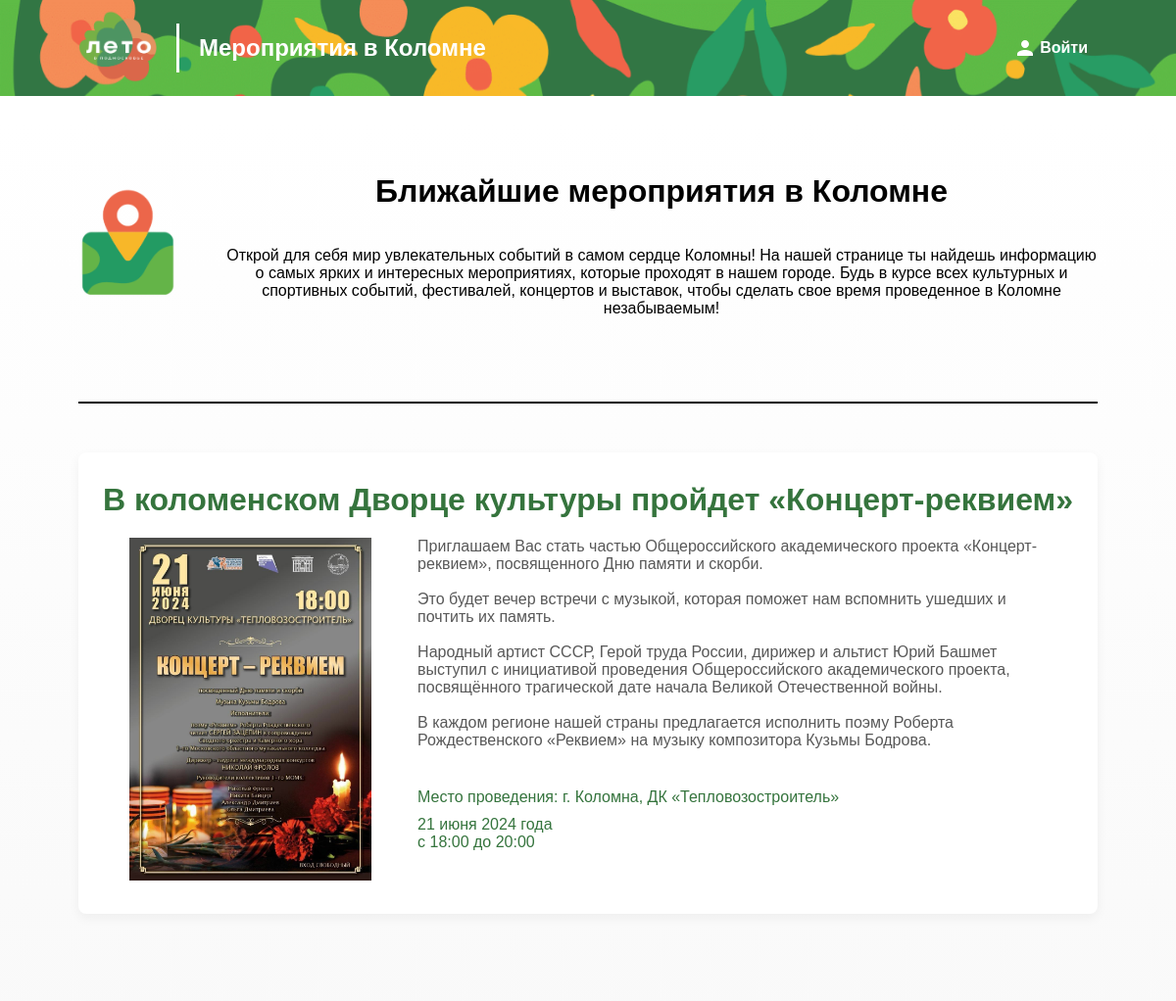
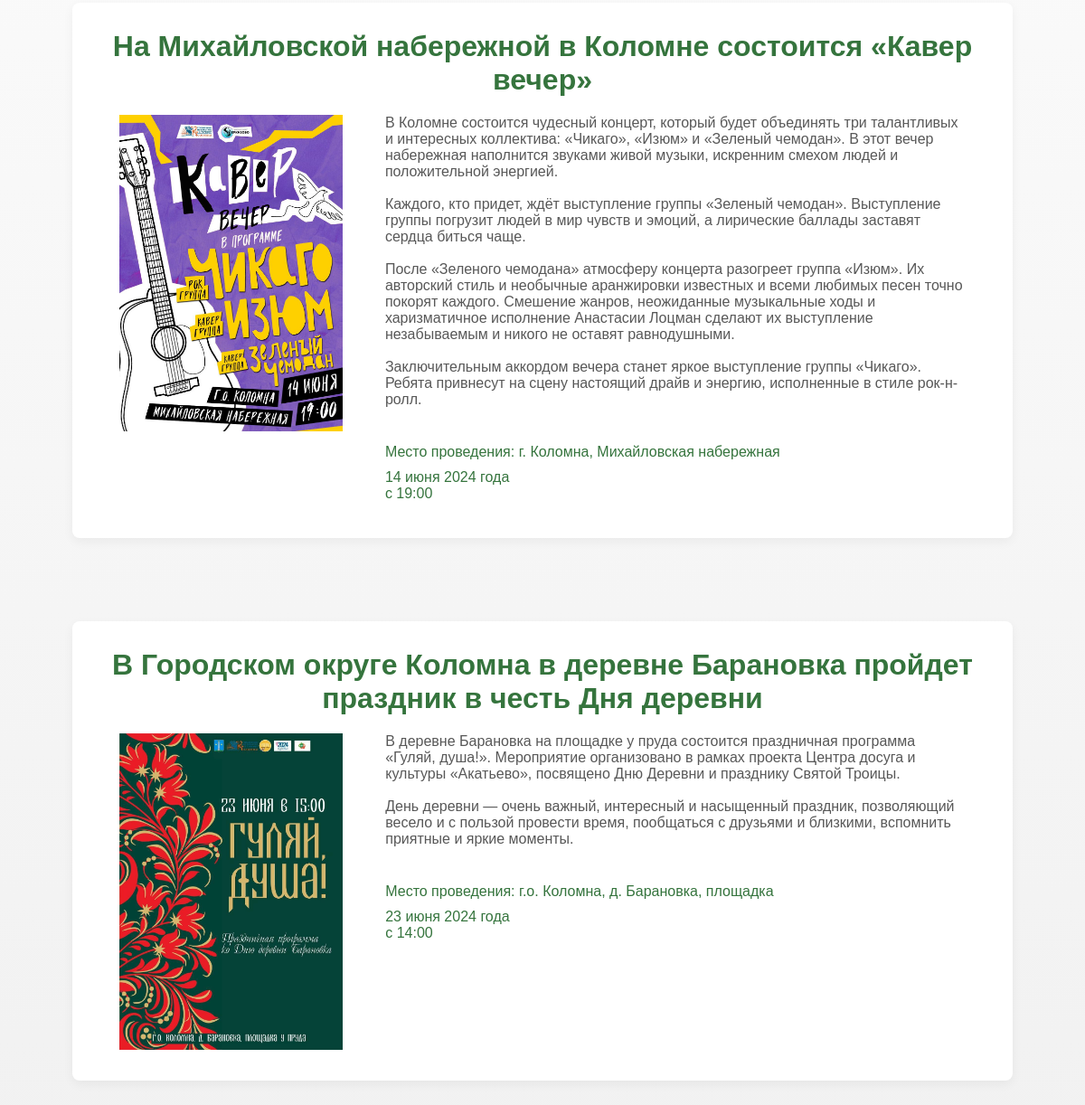
The page / on the database its author committed (2 pictures, top to bottom).
### tables this page shows
CREATE TABLE `event` (
  `id` int NOT NULL,
  `photo` text NOT NULL,
  `name` varchar(300) NOT NULL,
  `description` varchar(8000) NOT NULL,
  `adress` varchar(500) NOT NULL,
  `date` varchar(200) NOT NULL,
  `time` varchar(60) NOT NULL
);

### index.php (the view, shortened to what this page needs)
<!DOCTYPE html>
<html lang="ru">
<head>
    <link rel="stylesheet" href="style.css">
</head>
<body>
<header>
    <div class="logo-nav">
    <div class="logo">
        <img src="images/logo.png" alt="Logo" class="logo-image">
    </div>
    <div class="header-line"></div>
    <h2 class="text-logo">Мероприятия в Коломне</h2>
    </div>
    <div class="auth-buttons">
    <?php
if (empty($_SESSION['login']))
{
    ?>
    <a href="login.php" class="login-btn"><img src="images/ic_baseline-person.svg" alt="">Войти</a>
        <?php
}
else {
    ?>
    <a href="adminpanel.php" class="login-btn"><img src="images/ic_baseline-manage-accounts.svg" alt="">Панель редактирования</a>
    <a href="logout.php" class="login-btn"><img src="images/logout.svg" alt="">Выйти</a>
        <?php
}
    ?>
    </div>
</header>
<div class="main">
<div class="main-conteiner">
<div class="main-text-title">
    <img src="images/event.png" alt="" class="image-event-title">
    <div class="text-event-title">
    <h1 class="title-event">Ближайшие мероприятия в Коломне</h1>
    <p class="text-event">Открой для себя мир увлекательных событий в самом сердце Коломны! На нашей странице ты найдешь информацию о самых ярких и интересных мероприятиях, которые проходят в нашем городе. Будь в курсе всех культурных и спортивных событий, фестивалей, концертов и выставок, чтобы сделать свое время проведенное в Коломне незабываемым!</p>
    </div>
</div>
<div class="footer-line"></div>
<?php
        include ("dbconnect.php");
        $result = mysqli_query($mysqli, "SELECT * FROM event");
        $div = "<div class='cards'>";
        while ($row = mysqli_fetch_assoc($result)) {
            $div .= '<div class="card line">';
            $div .= '<h1 class="title">' . $row['name'] . '</h1>';
            $div.= '<div class="info-container">';
            $div .= '<div class="image"><img class="image-2" src= ' . $row['photo'] . '></div>';
            $div .= '<div class="text-container">';
            $div .= '<p class="text">' . $row['description'] . '</p>';
            $div .= '<div class="info-adress-container">';
            $div .= '<p class="adress size">Место проведения: ' . $row['adress'] . '</p>';
            $div .= '<p class="date-time size">' . $row['date'] . '<br>' . $row['time'] . '</p>';
            $div .= '</div>';
            $div .= '</div>';
            $div .= '</div>';
            $div .= '</div>';
        }
        $div .= '</div>';
        echo $div;
        ?>
</div>
</div>
</body>
</html>

### style.css (style rules this page uses)
body { font-family: "Montserrat", sans-serif; margin: 0; }
.main { background: linear-gradient(180deg, rgba(242, 242, 242, 0) 1.04%, #F1F1F1 100%); padding: 18px 80px; }
header { display: flex; justify-content: space-between; align-items: center; padding: 10px 80px; background-image: url(images/fon2.png); background-size: 1700px 200px; }
.logo-nav { display: flex; align-items: center; }
.logo-image { width: 80px; }
.auth-buttons { display: flex; align-items: center; justify-content: center; }
.login-btn { display: flex; align-items: center; margin-right: 10px; font-weight: 600; color: #fff; font-size: 16px; text-decoration: none; }
.login-btn img { margin-right: 3px; }
.text-logo { color: #fff; padding-left: 20px; }
.header-line { height: 50px; border-left: 3px solid #fff; margin-left: 20px; }
.main-text-title { display: flex; align-items: center; justify-content: center; margin-top: 40px; margin-bottom: 70px; }
.image-event-title { width: 100px; }
.text-event-title { display: flex; flex-direction: column; align-items: center; justify-content: center; width: 1000px; margin-left: 50px; }
.image-2 { height: 350px; }
.text-event { text-align: center; }
.line { margin-top: 50px; }
.card { background-color: #fff; box-shadow: 0px 4px 12px rgba(0, 0, 0, 0.05); color: #193737; display: flex; align-items: center; flex-direction: column; padding: 30px; border-radius: 8px; margin-bottom: 92px; }
.text-container { display: flex; flex-direction: column; justify-content: space-between; margin-left: 47px; }
.info-container { display: flex; align-items: flex-start; padding-top: 10px; }
.title { margin: 0; padding-bottom: 10px; font-size: 32px; width: 1000px; text-align: center; color: #35743d; }
.text { font-size: 16px; margin: 0; width: 642px; color: #585858; }
.size { font-size: 16px; margin: 0; padding-bottom: 10px; }
.info-adress-container { display: flex; flex-direction: column; margin-top: 40px; color: #35743d; }
.footer-line { width: 100%; height: 2px; background-color: #000; margin-bottom: 20px; }

### rows shown on the page
event: name "В коломенском Дворце культуры пройдет «Концерт-реквием»", photo (picture), description "Приглашаем Вас стать частью Общероссийского академического проекта «Концерт-реквием», посвященного Дню памяти и скорби. Это будет вечер встречи с музыкой, которая поможет нам вспомнить ушедших и почтить их память. Народный артист СССР, Герой труда России, дирижер и альтист Юрий Башмет выступил с инициативой проведения Общероссийского академического проекта, посвящённого трагической дате начала Великой Отечественной войны. В каждом регионе нашей страны предлагается исполнить поэму Роберта Рождественского «Реквием» на музыку композитора Кузьмы Бодрова.", adress "г. Коломна, ДК «Тепловозостроитель»", date "21 июня 2024 года", time "с 18:00 до 20:00"
event: name "На Михайловской набережной в Коломне состоится «Кавер вечер»", photo (picture), description "В Коломне состоится чудесный концерт, который будет объединять три талантливых и интересных коллектива: «Чикаго», «Изюм» и «Зеленый чемодан». В этот вечер набережная наполнится звуками живой музыки, искренним смехом людей и положительной энергией. Каждого, кто придет, ждёт выступление группы «Зеленый чемодан». Выступление группы погрузит людей в мир чувств и эмоций, а лирические баллады заставят сердца биться чаще. После «Зеленого чемодана» атмосферу концерта разогреет группа «Изюм». Их авторский стиль и необычные аранжировки известных и всеми любимых песен точно покорят каждого. Смешение жанров, неожиданные музыкальные ходы и харизматичное исполнение Анастасии Лоцман сделают их выступление…", adress "г. Коломна, Михайловская набережная", date "14 июня 2024 года", time "с 19:00"
event: name "В Городском округе Коломна в деревне Барановка пройдет праздник в честь Дня деревни", photo (picture), description "В деревне Барановка на площадке у пруда состоится праздничная программа «Гуляй, душа!». Мероприятие организовано в рамках проекта Центра досуга и культуры «Акатьево», посвящено Дню Деревни и празднику Святой Троицы. День деревни — очень важный, интересный и насыщенный праздник, позволяющий весело и с пользой провести время, пообщаться с друзьями и близкими, вспомнить приятные и яркие моменты.", adress "г.о. Коломна, д. Барановка, площадка", date "23 июня 2024 года", time "с 14:00"
